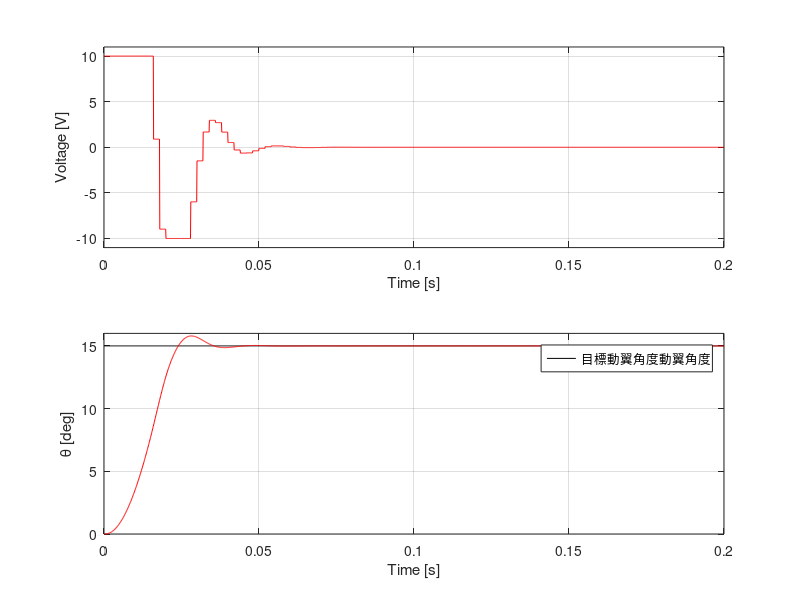

The MATLAB script that drew this image:
%% パラメータ設定

dt_sim = 0.0001;            % シミュレーション周期[s]
dt_control = 0.002;         % 制御周期 [s] (dt_simの整数倍で設定する)
dt_ratio = 20;              % dt_controlとdt_simの比
Tf = 0.2;                   % シミュレーションの終了時間[s]
N = Tf / dt_sim + 1;        % シミュレーションのループ数
t = linspace(0, Tf, N)';

theta_r = zeros(N, 1);  % 動翼角度の目標値[rad]
V = zeros(N, 1);        % モータ電圧[V]
theta = zeros(N+1, 1);  % 動翼角度[rad]
theta0 = deg2rad(0);    % 初期角度[rad] (初期の角速度、角加速度、角躍度はゼロとする)
e = zeros(N, 1);        % 目標角度と実際の角度の偏差
theta(1, 1) = theta0;

dddtheta = zeros(N+1, 1);   % 動翼角躍度[rad/s^3]
ddtheta = zeros(N+1, 1);    % 動翼角加速度[rad/s^2]
dtheta = zeros(N+1, 1);     % 動翼角速度[rad/s]

v_limit = 10;           % 電源電圧[V]

Kp = 240;               % Pゲイン
Kd = 1.5;               % Dゲイン

% モータ-動翼系のシステム同定結果
a = 1462;
b = 53850;
c = 218100;

%% シミュレーションループ
for loop = 1:N
    theta_r(loop, 1) = deg2rad(15);                 % 動翼角度目標値 15度(固定)
    e(loop, 1) = theta_r(loop, 1) - theta(loop, 1); % 偏差の計算

    % 制御系の出力(電圧)の計算
    if(mod(loop, dt_ratio) == 1)
        % dt_controlごとに出力を更新
        if loop == 1
            % 1ループ目は動翼角速度が不明なため, Pゲインのみ
            V(loop, 1) = Kp * e(loop, 1);
        else
            % PD制御
            V(loop, 1) = Kp * e(loop, 1) + Kd * (e(loop, 1) - e(loop-dt_ratio, 1)) / dt_control;
        end
    else
        % 出力を更新するタイミングでない場合は、前ループの値を用いる
        V(loop, 1) = V(loop-1, 1);
    end

    % Vが電源電圧以上にならないよう制限    
    if V(loop, 1) > v_limit
        V(loop, 1) = v_limit;
    elseif V(loop, 1) < -v_limit
        V(loop, 1) = -v_limit;
    end
    
    % 角躍度を計算
    dddtheta(loop+1, 1) = c * V(loop, 1) - a * ddtheta(loop, 1) - b * dtheta(loop, 1);

    % 積分により角加速度、角速度、角度を更新（オイラー法）
    ddtheta(loop+1, 1) = ddtheta(loop, 1) + dddtheta(loop+1, 1) * dt_sim;
    dtheta(loop+1, 1) = dtheta(loop, 1) + ddtheta(loop+1, 1) * dt_sim;
    theta(loop+1, 1) = theta(loop, 1) + dtheta(loop+1, 1) * dt_sim;           
end

%% シミュレーション結果の表示
subplot(2, 1, 1);
plot(t, V, 'r');    % 電圧のプロット
grid on;
ylim([-11 11]);
xlabel('Time [s]');
ylabel('Voltage [V]');
set(gca, 'fontsize', 10);

subplot(2, 1, 2);
plot(t, rad2deg(theta_r), 'k')          % 目標動翼角度のプロット
hold on;
plot(t, rad2deg(theta(1:N, 1)), 'r')    % 動翼角度のプロット
grid on;
ylim([0 16])
xlabel('Time [s]');
ylabel('\theta [deg]');
legend(["目標動翼角度" "動翼角度"])
set(gca, 'fontsize', 10);
